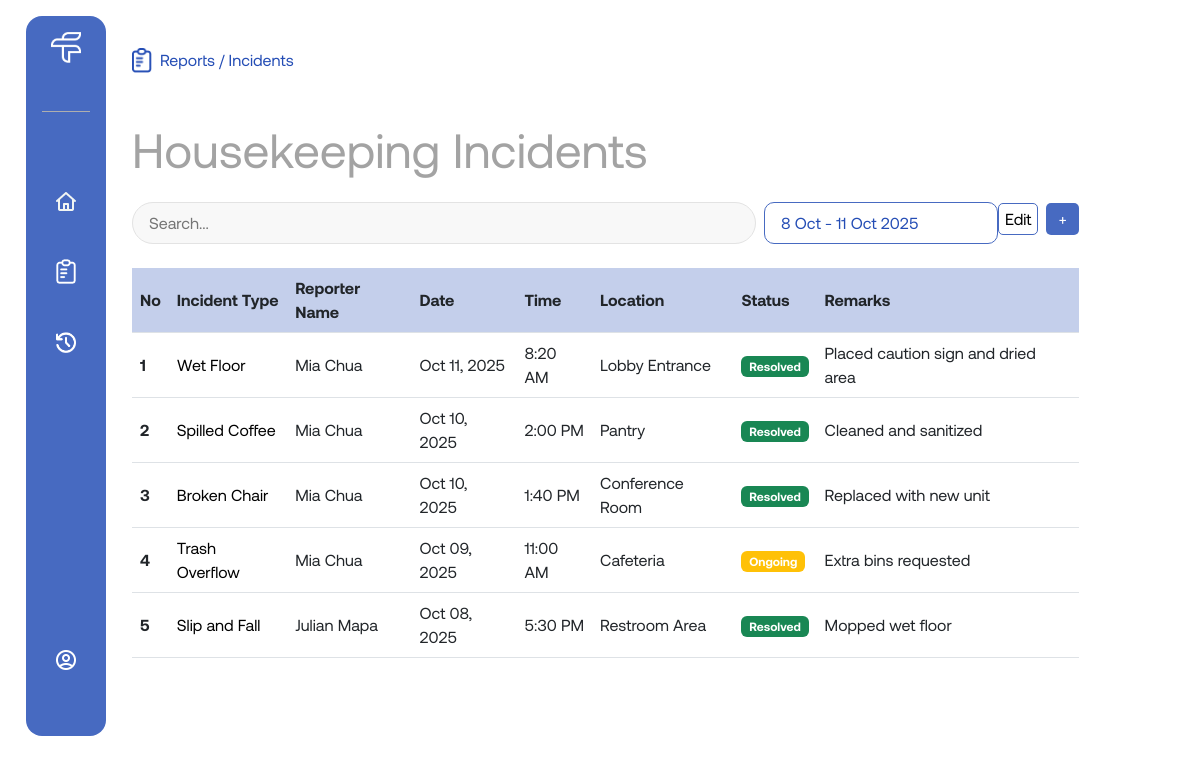
The app's page /pages/reports.php (signed in), older data.
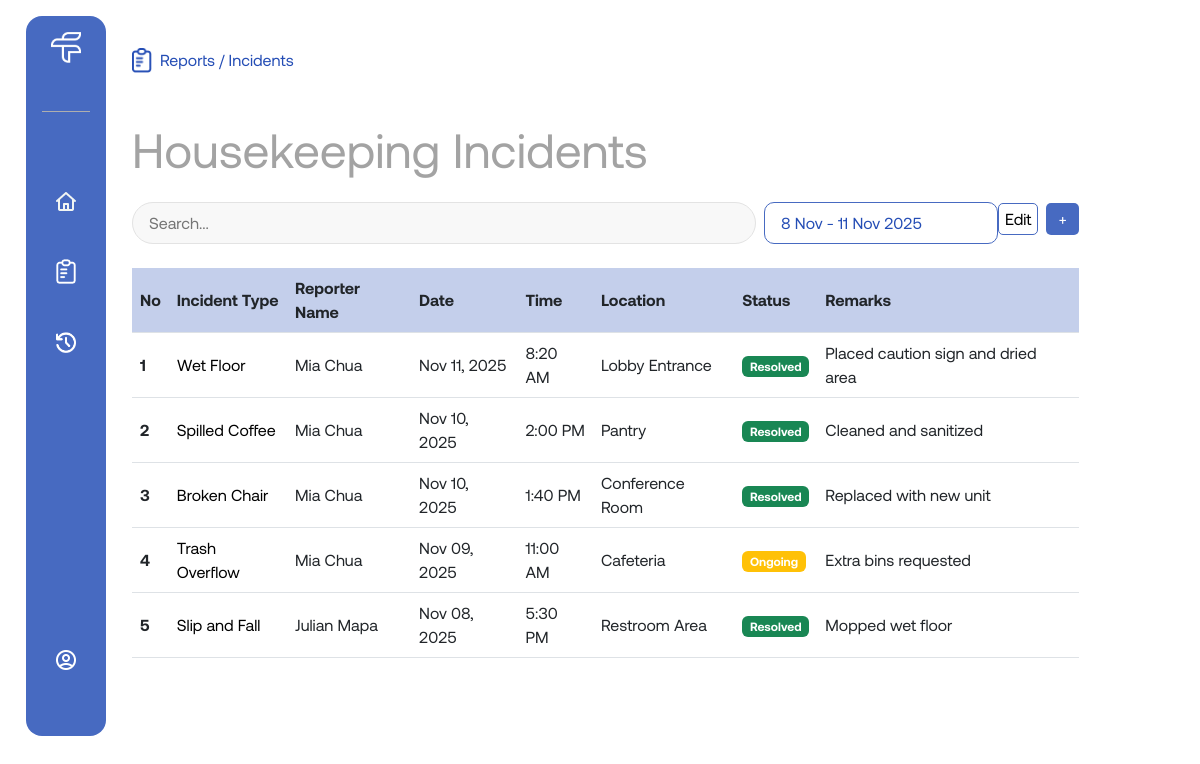
The same page, newer data.
### tables this page shows
CREATE TABLE incidents (
  incident_id INT(10) AUTO_INCREMENT PRIMARY KEY,
  description VARCHAR(255) NOT NULL,
  location VARCHAR(255) NOT NULL,
  reported_by INT(10),
  role_assigned_to VARCHAR(255),
  status VARCHAR(255) DEFAULT 'Ongoing',
  remarks VARCHAR(255),
  date DATE,
  time TIME,
  FOREIGN KEY (reported_by) REFERENCES users(user_id) ON DELETE SET NULL
);

CREATE TABLE users (
  user_id INT(10) AUTO_INCREMENT PRIMARY KEY,
  name VARCHAR(255) NOT NULL,
  role VARCHAR(255) NOT NULL,
  username VARCHAR(255) UNIQUE NOT NULL,
  password VARCHAR(255) NOT NULL
);

### pages/reports.php (the view, shortened to what the changed rows need)
<?php
    include('../includes/db_connect.php');
    if(isset($_SESSION['user_id'])){
        $user_id = $_SESSION['user_id'] ;
        $sql = "SELECT role FROM users WHERE user_id = $user_id";
        $result = mysqli_query($conn, $sql);
        if($result && mysqli_num_rows($result) > 0){
            $row = mysqli_fetch_assoc($result);
            $user_role = htmlspecialchars($row['role']);
        }
        if ($user_role == 'Admin') {
            $sql = "SELECT incidents.incident_id, incidents.description, users.name AS reporter_name, incidents.location, incidents.date, incidents.time, incidents.status, incidents.remarks
                    FROM incidents
                    LEFT JOIN users ON incidents.reported_by = users.user_id
                    ORDER BY incidents.incident_id DESC" ;
            $table_header = 'All' ;
        } else {
            $sql = "SELECT incidents.incident_id, incidents.description, users.name AS reporter_name, incidents.location, incidents.date, incidents.time, incidents.status, incidents.remarks
                    FROM incidents
                    LEFT JOIN users ON incidents.reported_by = users.user_id
                    WHERE incidents.role_assigned_to = '$user_role'
                    ORDER BY incidents.incident_id DESC";
            $table_header = $user_role ;
        }
        $result_incidents = mysqli_query($conn, $sql);
        $role_condition = ($user_role != 'Admin') ? "AND incidents.role_assigned_to = '$user_role'" : "";
        $oldest_date = '-';
        $newest_date = '-';
        $date_range_sql = "
            SELECT MIN(date) AS oldest, MAX(date) AS newest
            FROM incidents
            WHERE 1=1 $role_condition
        ";
        $date_result = mysqli_query($conn, $date_range_sql);
        if ($date_result && mysqli_num_rows($date_result) > 0) {
            $row = mysqli_fetch_assoc($date_result);
            if ($row['oldest'] && $row['newest']) {
                $oldest_date = date("j M", strtotime($row['oldest']));
                $newest_date = date("j M Y", strtotime($row['newest']));
            }
        }
    }
?>
<!DOCTYPE html>
<html lang="en">
<head>
    <link href="https://cdn.jsdelivr.net/npm/bootstrap@5.3.8/dist/css/bootstrap.min.css" rel="stylesheet">
    <link rel="stylesheet" href="../assets/css/style.css">
</head>
<body>
    <div class="layout d-md-flex w-md-100">
        <div class="main-content flex-md-fill p-md-3 pt-md-5">
            <div class="main-content-container w-90 mx-auto mx-md-0 w-md-100">
                <h2 class="page-heading"><?= $table_header?> Incidents</h2>
                <div class="table-search-group">
                    <div class="top-search">
                        <div class="filter-date">
                            <p><?= $oldest_date ?> - <?= $newest_date ?></p>
                        </div>
                    </div>
                </div>
                <table class="incident-table">
                    <thead>
                    <tr class="header-row">
                        <th scope="col">No</th>
                        <th scope="col">Incident Type</th>
                        <th scope="col">Reporter Name</th>
                        <th scope="col">Date</th>
                        <th scope="col">Time</th>
                        <th scope="col">Location</th>
                        <th scope="col">Status</th>
                        <th scope="col">Remarks</th>
                        <th class="edit-col"></th>
                    </tr>
                    </thead>
                    <tbody>
                        <?php
                            if ($result_incidents && mysqli_num_rows($result_incidents) > 0) {
                                $count = 1;
                                while ($row = mysqli_fetch_array($result_incidents)) {
                                    $incidentId = htmlspecialchars($row['incident_id']);
                                    $description = htmlspecialchars($row['description']);
                                    $reporter = htmlspecialchars($row['reporter_name']);
                                    $location = htmlspecialchars($row['location']);
                                    $date = date("M d, Y", strtotime($row['date']));
                                    $time = date("g:i A", strtotime($row['time']));
                                    $status = htmlspecialchars($row['status']);
                                    $remarks = htmlspecialchars($row['remarks']);
                                    $badgeClass = '';
                                    if ($status == 'Resolved') $badgeClass = 'bg-success';
                                    elseif ($status == 'Ongoing') $badgeClass = 'bg-warning';
                                    else $badgeClass = 'bg-danger';
                                    echo "
                                    <tr data-id='{$incidentId}'>
                                        <th scope='row' data-label='No'>{$count}</th>
                                        <td data-label='Incident Type'>{$description}</td>
                                        <td data-label='Reporter Name'>{$reporter}</td>
                                        <td data-label='Date'>{$date}</td>
                                        <td data-label='Time'>{$time}</td>
                                        <td data-label='Location'>{$location}</td>
                                        <td data-label='Status'><span class='badge {$badgeClass}'>{$status}</span></td>
                                        <td data-label='Remarks'>{$remarks}</td>
                                        <td class='edit-cell'></td>
                                    </tr>
                                    ";
                                    $count++;
                                }
                            } else {
                                echo "
                                <tr>
                                    <td colspan='9' class='text-center'>No incidents found.</td>
                                </tr>";
                            }
                        ?>
                    </tbody>
                </table>
            </div>
        </div>
    </div>
</body>
<?php include('../includes/footer.php') ?>

Row changes from the older to the newer data that the page shows:
changed incidents "Wet Floor": date "Oct 11, 2025" → "Nov 11, 2025"
changed incidents "Spilled Coffee": date "Oct 10, 2025" → "Nov 10, 2025"
changed incidents "Broken Chair": date "Oct 10, 2025" → "Nov 10, 2025"
changed incidents "Trash Overflow": date "Oct 09, 2025" → "Nov 09, 2025"
changed incidents "Slip and Fall": date "Oct 08, 2025" → "Nov 08, 2025"
Text that changed along with them:
$oldest_date: "8 Oct" → "8 Nov"
$newest_date: "11 Oct 2025" → "11 Nov 2025"
